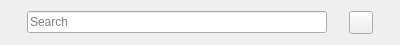
<?xml version="1.0" encoding="UTF-8"?>
<ui version="4.0">
 <class>Form</class>
 <widget class="QWidget" name="Form">
  <property name="geometry">
   <rect>
    <x>0</x>
    <y>0</y>
    <width>400</width>
    <height>40</height>
   </rect>
  </property>
  <property name="windowTitle">
   <string>Form</string>
  </property>
  <layout class="QHBoxLayout" name="horizontalLayout">
   <item>
    <widget class="QLineEdit" name="leSearch">
     <property name="sizePolicy">
      <sizepolicy hsizetype="Fixed" vsizetype="Fixed">
       <horstretch>0</horstretch>
       <verstretch>0</verstretch>
      </sizepolicy>
     </property>
     <property name="minimumSize">
      <size>
       <width>300</width>
       <height>0</height>
      </size>
     </property>
     <property name="maximumSize">
      <size>
       <width>16777215</width>
       <height>16777215</height>
      </size>
     </property>
     <property name="baseSize">
      <size>
       <width>0</width>
       <height>0</height>
      </size>
     </property>
     <property name="placeholderText">
      <string>Search</string>
     </property>
    </widget>
   </item>
   <item>
    <widget class="QToolButton" name="btSearch">
     <property name="text">
      <string/>
     </property>
     <property name="icon">
      <iconset resource="../ui.qrc">
       <normaloff>:/icons/images/system-search.svg</normaloff>:/icons/images/system-search.svg</iconset>
     </property>
     <property name="popupMode">
      <enum>QToolButton::InstantPopup</enum>
     </property>
    </widget>
   </item>
  </layout>
 </widget>
 <resources>
  <include location="../ui.qrc"/>
 </resources>
 <connections/>
</ui>
